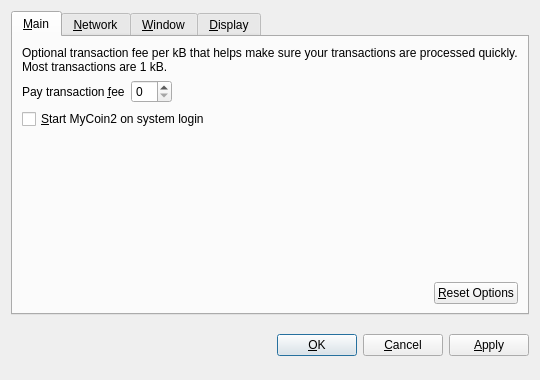
<?xml version="1.0" encoding="UTF-8"?>
<ui version="4.0">
 <class>OptionsDialog</class>
 <widget class="QDialog" name="OptionsDialog">
  <property name="geometry">
   <rect>
    <x>0</x>
    <y>0</y>
    <width>540</width>
    <height>380</height>
   </rect>
  </property>
  <property name="windowTitle">
   <string>Options</string>
  </property>
  <property name="modal">
   <bool>true</bool>
  </property>
  <layout class="QVBoxLayout" name="verticalLayout">
   <item>
    <widget class="QTabWidget" name="tabWidget">
     <property name="tabPosition">
      <enum>QTabWidget::North</enum>
     </property>
     <property name="currentIndex">
      <number>0</number>
     </property>
     <widget class="QWidget" name="tabMain">
      <attribute name="title">
       <string>&amp;Main</string>
      </attribute>
      <layout class="QVBoxLayout" name="verticalLayout_Main">
       <item>
        <widget class="QLabel" name="transactionFeeInfoLabel">
         <property name="text">
          <string>Optional transaction fee per kB that helps make sure your transactions are processed quickly. Most transactions are 1 kB.</string>
         </property>
         <property name="textFormat">
          <enum>Qt::PlainText</enum>
         </property>
         <property name="wordWrap">
          <bool>true</bool>
         </property>
        </widget>
       </item>
       <item>
        <layout class="QHBoxLayout" name="horizontalLayout_1_Main">
         <item>
          <widget class="QLabel" name="transactionFeeLabel">
           <property name="text">
            <string>Pay transaction &amp;fee</string>
           </property>
           <property name="textFormat">
            <enum>Qt::PlainText</enum>
           </property>
           <property name="buddy">
            <cstring>transactionFee</cstring>
           </property>
          </widget>
         </item>
         <item>
          <widget class="BitcoinAmountField" name="transactionFee"/>
         </item>
         <item>
          <spacer name="horizontalSpacer_1_Main">
           <property name="orientation">
            <enum>Qt::Horizontal</enum>
           </property>
           <property name="sizeHint" stdset="0">
            <size>
             <width>40</width>
             <height>20</height>
            </size>
           </property>
          </spacer>
         </item>
        </layout>
       </item>
       <item>
        <widget class="QCheckBox" name="bitcoinAtStartup">
         <property name="toolTip">
          <string>Automatically start MyCoin2 after logging in to the system.</string>
         </property>
         <property name="text">
          <string>&amp;Start MyCoin2 on system login</string>
         </property>
        </widget>
       </item>
       <item>
        <spacer name="verticalSpacer_Main">
         <property name="orientation">
          <enum>Qt::Vertical</enum>
         </property>
         <property name="sizeHint" stdset="0">
          <size>
           <width>20</width>
           <height>40</height>
          </size>
         </property>
        </spacer>
       </item>
       <item>
        <layout class="QHBoxLayout" name="horizontalLayout_2_Main">
         <item>
          <spacer name="horizontalSpacer_2_Main">
           <property name="orientation">
            <enum>Qt::Horizontal</enum>
           </property>
           <property name="sizeHint" stdset="0">
            <size>
             <width>40</width>
             <height>20</height>
            </size>
           </property>
          </spacer>
         </item>
         <item>
          <widget class="QPushButton" name="resetButton">
           <property name="toolTip">
            <string>Reset all client options to default.</string>
           </property>
           <property name="text">
            <string>&amp;Reset Options</string>
           </property>
           <property name="autoDefault">
            <bool>false</bool>
           </property>
          </widget>
         </item>
        </layout>
       </item>
      </layout>
     </widget>
     <widget class="QWidget" name="tabNetwork">
      <attribute name="title">
       <string>&amp;Network</string>
      </attribute>
      <layout class="QVBoxLayout" name="verticalLayout_Network">
       <item>
        <widget class="QCheckBox" name="mapPortUpnp">
         <property name="toolTip">
          <string>Automatically open the MyCoin2 client port on the router. This only works when your router supports UPnP and it is enabled.</string>
         </property>
         <property name="text">
          <string>Map port using &amp;UPnP</string>
         </property>
        </widget>
       </item>
       <item>
        <widget class="QCheckBox" name="connectSocks">
         <property name="toolTip">
          <string>Connect to the MyCoin2 network through a SOCKS proxy (e.g. when connecting through Tor).</string>
         </property>
         <property name="text">
          <string>&amp;Connect through SOCKS proxy:</string>
         </property>
        </widget>
       </item>
       <item>
        <layout class="QHBoxLayout" name="horizontalLayout_Network">
         <item>
          <widget class="QLabel" name="proxyIpLabel">
           <property name="text">
            <string>Proxy &amp;IP:</string>
           </property>
           <property name="textFormat">
            <enum>Qt::PlainText</enum>
           </property>
           <property name="buddy">
            <cstring>proxyIp</cstring>
           </property>
          </widget>
         </item>
         <item>
          <widget class="QValidatedLineEdit" name="proxyIp">
           <property name="maximumSize">
            <size>
             <width>140</width>
             <height>16777215</height>
            </size>
           </property>
           <property name="toolTip">
            <string>IP address of the proxy (e.g. 127.0.0.1)</string>
           </property>
          </widget>
         </item>
         <item>
          <widget class="QLabel" name="proxyPortLabel">
           <property name="text">
            <string>&amp;Port:</string>
           </property>
           <property name="textFormat">
            <enum>Qt::PlainText</enum>
           </property>
           <property name="buddy">
            <cstring>proxyPort</cstring>
           </property>
          </widget>
         </item>
         <item>
          <widget class="QLineEdit" name="proxyPort">
           <property name="maximumSize">
            <size>
             <width>55</width>
             <height>16777215</height>
            </size>
           </property>
           <property name="toolTip">
            <string>Port of the proxy (e.g. 9050)</string>
           </property>
          </widget>
         </item>
         <item>
          <widget class="QLabel" name="socksVersionLabel">
           <property name="text">
            <string>SOCKS &amp;Version:</string>
           </property>
           <property name="textFormat">
            <enum>Qt::PlainText</enum>
           </property>
           <property name="buddy">
            <cstring>socksVersion</cstring>
           </property>
          </widget>
         </item>
         <item>
          <widget class="QValueComboBox" name="socksVersion">
           <property name="toolTip">
            <string>SOCKS version of the proxy (e.g. 5)</string>
           </property>
          </widget>
         </item>
         <item>
          <spacer name="horizontalSpacer_Network">
           <property name="orientation">
            <enum>Qt::Horizontal</enum>
           </property>
           <property name="sizeHint" stdset="0">
            <size>
             <width>40</width>
             <height>20</height>
            </size>
           </property>
          </spacer>
         </item>
        </layout>
       </item>
       <item>
        <spacer name="verticalSpacer_Network">
         <property name="orientation">
          <enum>Qt::Vertical</enum>
         </property>
         <property name="sizeHint" stdset="0">
          <size>
           <width>20</width>
           <height>40</height>
          </size>
         </property>
        </spacer>
       </item>
      </layout>
     </widget>
     <widget class="QWidget" name="tabWindow">
      <attribute name="title">
       <string>&amp;Window</string>
      </attribute>
      <layout class="QVBoxLayout" name="verticalLayout_Window">
       <item>
        <widget class="QCheckBox" name="minimizeToTray">
         <property name="toolTip">
          <string>Show only a tray icon after minimizing the window.</string>
         </property>
         <property name="text">
          <string>&amp;Minimize to the tray instead of the taskbar</string>
         </property>
        </widget>
       </item>
       <item>
        <widget class="QCheckBox" name="minimizeOnClose">
         <property name="toolTip">
          <string>Minimize instead of exit the application when the window is closed. When this option is enabled, the application will be closed only after selecting Quit in the menu.</string>
         </property>
         <property name="text">
          <string>M&amp;inimize on close</string>
         </property>
        </widget>
       </item>
       <item>
        <spacer name="verticalSpacer_Window">
         <property name="orientation">
          <enum>Qt::Vertical</enum>
         </property>
         <property name="sizeHint" stdset="0">
          <size>
           <width>20</width>
           <height>40</height>
          </size>
         </property>
        </spacer>
       </item>
      </layout>
     </widget>
     <widget class="QWidget" name="tabDisplay">
      <attribute name="title">
       <string>&amp;Display</string>
      </attribute>
      <layout class="QVBoxLayout" name="verticalLayout_Display">
       <item>
        <layout class="QHBoxLayout" name="horizontalLayout_1_Display">
         <item>
          <widget class="QLabel" name="langLabel">
           <property name="text">
            <string>User Interface &amp;language:</string>
           </property>
           <property name="textFormat">
            <enum>Qt::PlainText</enum>
           </property>
           <property name="buddy">
            <cstring>lang</cstring>
           </property>
          </widget>
         </item>
         <item>
          <widget class="QValueComboBox" name="lang">
           <property name="toolTip">
            <string>The user interface language can be set here. This setting will take effect after restarting MyCoin2.</string>
           </property>
          </widget>
         </item>
        </layout>
       </item>
       <item>
        <layout class="QHBoxLayout" name="horizontalLayout_2_Display">
         <item>
          <widget class="QLabel" name="unitLabel">
           <property name="text">
            <string>&amp;Unit to show amounts in:</string>
           </property>
           <property name="textFormat">
            <enum>Qt::PlainText</enum>
           </property>
           <property name="buddy">
            <cstring>unit</cstring>
           </property>
          </widget>
         </item>
         <item>
          <widget class="QValueComboBox" name="unit">
           <property name="toolTip">
            <string>Choose the default subdivision unit to show in the interface and when sending coins.</string>
           </property>
          </widget>
         </item>
        </layout>
       </item>
       <item>
        <widget class="QCheckBox" name="displayAddresses">
         <property name="toolTip">
          <string>Whether to show MyCoin2 addresses in the transaction list or not.</string>
         </property>
         <property name="text">
          <string>&amp;Display addresses in transaction list</string>
         </property>
        </widget>
       </item>
       <item>
        <widget class="QCheckBox" name="coinControlFeatures">
         <property name="toolTip">
          <string>Whether to show coin control features or not.</string>
         </property>
         <property name="text">
          <string>Display coin &amp;control features (experts only!)</string>
         </property>
        </widget>
       </item>
       <item>
        <spacer name="verticalSpacer_Display">
         <property name="orientation">
          <enum>Qt::Vertical</enum>
         </property>
         <property name="sizeHint" stdset="0">
          <size>
           <width>20</width>
           <height>40</height>
          </size>
         </property>
        </spacer>
       </item>
      </layout>
     </widget>
    </widget>
   </item>
   <item>
    <layout class="QHBoxLayout" name="horizontalLayout_Buttons">
     <item>
      <spacer name="horizontalSpacer_1">
       <property name="orientation">
        <enum>Qt::Horizontal</enum>
       </property>
       <property name="sizeHint" stdset="0">
        <size>
         <width>40</width>
         <height>48</height>
        </size>
       </property>
      </spacer>
     </item>
     <item>
      <widget class="QLabel" name="statusLabel">
       <property name="font">
        <font>
         <weight>75</weight>
         <bold>true</bold>
        </font>
       </property>
       <property name="text">
        <string/>
       </property>
       <property name="textFormat">
        <enum>Qt::PlainText</enum>
       </property>
       <property name="wordWrap">
        <bool>true</bool>
       </property>
      </widget>
     </item>
     <item>
      <spacer name="horizontalSpacer_2">
       <property name="orientation">
        <enum>Qt::Horizontal</enum>
       </property>
       <property name="sizeHint" stdset="0">
        <size>
         <width>40</width>
         <height>48</height>
        </size>
       </property>
      </spacer>
     </item>
     <item>
      <widget class="QPushButton" name="okButton">
       <property name="text">
        <string>&amp;OK</string>
       </property>
      </widget>
     </item>
     <item>
      <widget class="QPushButton" name="cancelButton">
       <property name="text">
        <string>&amp;Cancel</string>
       </property>
       <property name="autoDefault">
        <bool>false</bool>
       </property>
      </widget>
     </item>
     <item>
      <widget class="QPushButton" name="applyButton">
       <property name="text">
        <string>&amp;Apply</string>
       </property>
       <property name="autoDefault">
        <bool>false</bool>
       </property>
      </widget>
     </item>
    </layout>
   </item>
  </layout>
 </widget>
 <customwidgets>
  <customwidget>
   <class>BitcoinAmountField</class>
   <extends>QSpinBox</extends>
   <header>bitcoinamountfield.h</header>
  </customwidget>
  <customwidget>
   <class>QValueComboBox</class>
   <extends>QComboBox</extends>
   <header>qvaluecombobox.h</header>
  </customwidget>
  <customwidget>
   <class>QValidatedLineEdit</class>
   <extends>QLineEdit</extends>
   <header>qvalidatedlineedit.h</header>
  </customwidget>
 </customwidgets>
 <resources/>
 <connections/>
</ui>
